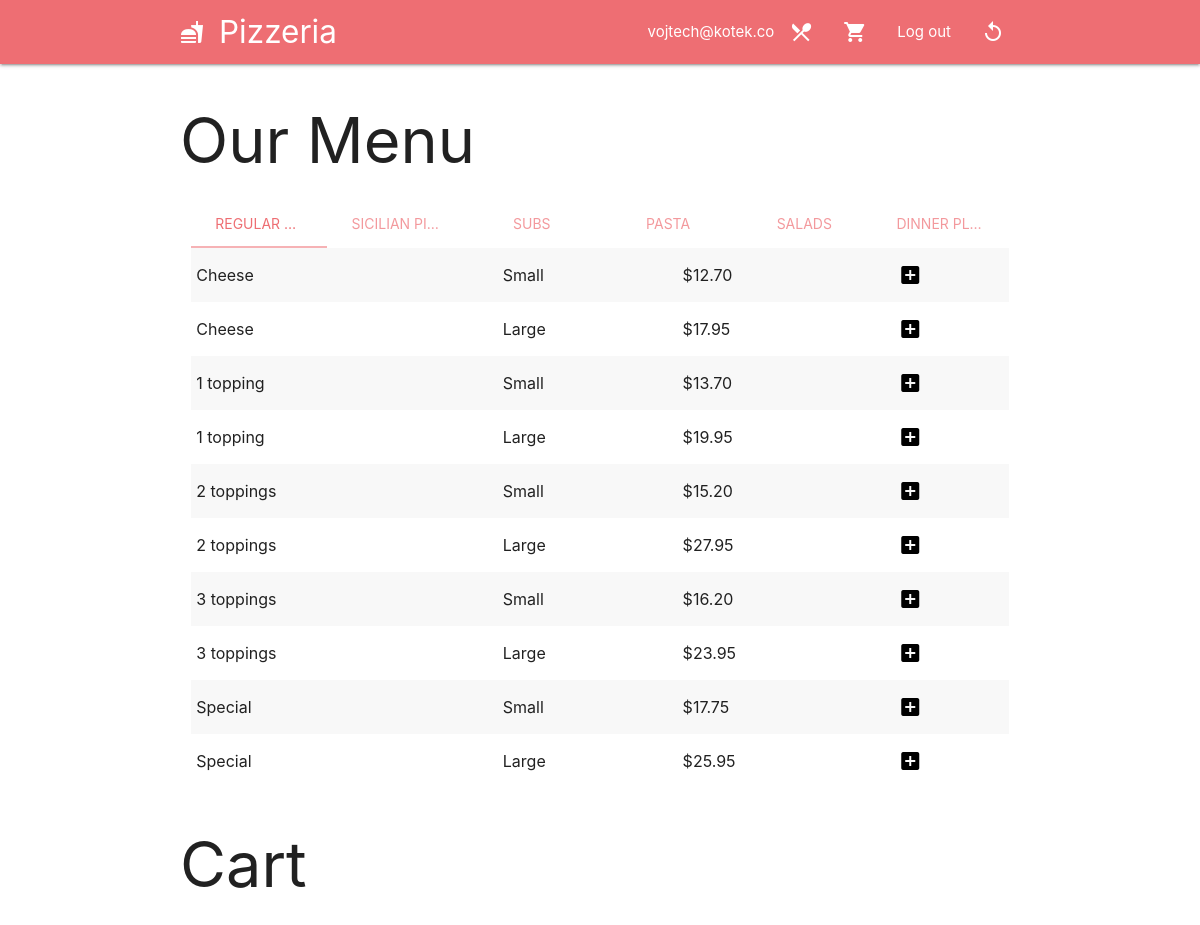
The app's page / (signed in) with its own data.
### eshop/models.py (models this page shows, shortened)
class Category(models.Model):
    name = models.CharField(max_length=32)

class MenuItem(models.Model):
    category = models.ForeignKey('Category', on_delete=models.CASCADE)
    name = models.CharField(max_length=32)
    size = models.ForeignKey('Size', on_delete=models.CASCADE)
    price = models.DecimalField(decimal_places=2, max_digits=5, default=0)
    toppings = models.IntegerField(default=0) # How many toppings can you add?

class Size(models.Model):
    name = models.CharField(max_length=32)

### eshop/views.py (the view)
# urls.py: path('', views.menu, name='menu'),
@login_required(login_url='/user/')
def menu(request):
    context = {
        'menu': {},
    }
    items = MenuItem.objects.all()
    items_merged = []
    categories = { x.category_id for x in items }
    for category in categories:
        category_name = Category.objects.get(pk=category).name
        context['menu'][category_name] = items.filter(category_id = category)
    return render(request, 'eshop/index.html', context)

### eshop/templates/eshop/index.html (shortened to what this page needs)
{% extends "base.html" %}
{% load static %}
{% block body %}
<h1>Our Menu</h1>
<div class="row">
    <div class="col s12">
        <ul class="tabs">
            {% for category, items in menu.items %}
                <li class="tab col s2"><a href="#{{ category | slugify }}">{{ category }}</a></li>
            {% endfor %}
        </ul>
    </div>
    {% for category, items in menu.items %}
        <div id="{{ category | slugify }}" class="col s12">
            <table class="table striped">
                {% for item in items  %}
                    <tr>
                        <td>{{item.name}}</td>
                        <td>{{item.size.name}}</td>
                        <td>${{item.price}}</td>
                        <td><button class="to-cart material-icons" style="display:contents; cursor: pointer; width: 1em;" data-productId="{{item.id}}">add_box</button></td>
                    </tr>
                {% endfor %}
            </table>
        </div>
    {% endfor %}
</div>
<h1>Cart</h1>
{% endblock %}

### templates/base.html (shortened to what this page needs)
<html>
  <head>
    {% load static %}
    <link type="text/css" rel="stylesheet" href="{% static "css/materialize.css" %}"  media="screen,projection"/>
    <link type="text/css" rel="stylesheet" href="{% static "css/style.css" %}"  media="screen,projection"/>
  </head>
  <body>
  <nav>
      <div class="nav-wrapper container">
        <a href="/" class="brand-logo"><i class="material-icons">fastfood</i>Pizzeria</a>
        <ul class="right hide-on-med-and-down">
          {% if user.is_authenticated %}
            <li>{{ user }}</li>
          {% endif %}
          <li><a href="{% url 'eshop:menu' %}" title="Food menu"><i class="material-icons">restaurant_menu</i></a></li>
          {% if user.is_authenticated %}
            <li><a href="{% url 'eshop:cart' %}" title="Shopping cart"><i class="material-icons">local_grocery_store</i></a></li>
            <li><a href="{% url 'users:logout' %}" title="Log outt">Log out</a></li>
          {% else %}
            <li><a href="{% url 'users:user' %}" title="Log in">Log in</a></li>
            <li><a href="{% url 'users:register' %}" title="Sign up!">Register</a></li>
          {% endif %}
          {% if user.is_staff %}
            <li><a href="{% url 'kitchen:kitchen' %}" title="See orders"><i class="material-icons">replay</i></a></li>
          {% endif %}
        </ul>
      </div>
    </nav>
    <div class="container">
        {% block body %}
        {% endblock %}
    </div>
  </body>
</html>

### records on screen
Category: menu "REGULAR…"
Category: menu "SICILIAN PI…"
Category: menu "SUBS"
Category: menu "PASTA"
Category: menu "SALADS"
Category: menu "DINNER PL…"
MenuItem: name "Cheese", size.name "Small", price "12.70"
MenuItem: name "Cheese", size.name "Large", price "17.95"
MenuItem: name "1 topping", size.name "Small", price "13.70"
MenuItem: name "1 topping", size.name "Large", price "19.95"
MenuItem: name "2 toppings", size.name "Small", price "15.20"
MenuItem: name "2 toppings", size.name "Large", price "27.95"
MenuItem: name "3 toppings", size.name "Small", price "16.20"
MenuItem: name "3 toppings", size.name "Large", price "23.95"
MenuItem: name "Special", size.name "Small", price "17.75"
MenuItem: name "Special", size.name "Large", price "25.95"

### other values on screen
{{ user }} "vojtech@kotek.co"
